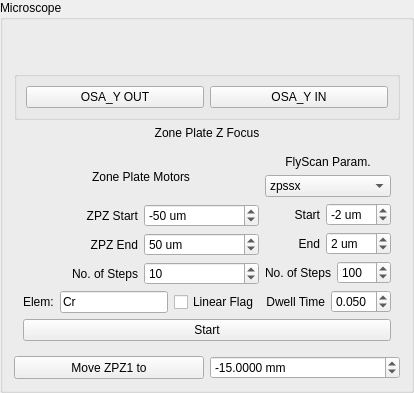
         <widget class="QGroupBox" name="groupBox_24">
          <property name="title">
           <string>Microscope</string>
          </property>
          <layout class="QGridLayout" name="gridLayout_73">
           <item row="1" column="0">
            <widget class="QLabel" name="label_129">
             <property name="text">
              <string/>
             </property>
            </widget>
           </item>
           <item row="3" column="0">
            <layout class="QGridLayout" name="gridLayout_79">
             <item row="3" column="0">
              <layout class="QGridLayout" name="gridLayout_46">
               <item row="2" column="0">
                <layout class="QHBoxLayout" name="horizontalLayout_76">
                 <item>
                  <widget class="QPushButton" name="pb_MoveZPZ1AbsPos">
                   <property name="sizePolicy">
                    <sizepolicy hsizetype="Minimum" vsizetype="Preferred">
                     <horstretch>0</horstretch>
                     <verstretch>0</verstretch>
                    </sizepolicy>
                   </property>
                   <property name="text">
                    <string>Move ZPZ1 to</string>
                   </property>
                  </widget>
                 </item>
                 <item>
                  <widget class="QDoubleSpinBox" name="dsb_ZPZ1TargetPos">
                   <property name="suffix">
                    <string> mm</string>
                   </property>
                   <property name="decimals">
                    <number>4</number>
                   </property>
                   <property name="minimum">
                    <double>-100.000000000000000</double>
                   </property>
                   <property name="maximum">
                    <double>20.000000000000000</double>
                   </property>
                   <property name="value">
                    <double>-15.000000000000000</double>
                   </property>
                  </widget>
                 </item>
                </layout>
               </item>
               <item row="0" column="0">
                <widget class="QWidget" name="widget_4" native="true">
                 <layout class="QGridLayout" name="gridLayout_61">
                  <item row="1" column="0">
                   <layout class="QGridLayout" name="gridLayout_60">
                    <item row="0" column="1">
                     <layout class="QVBoxLayout" name="verticalLayout_39">
                      <item>
                       <widget class="QLabel" name="label_77">
                        <property name="text">
                         <string>FlyScan Param.</string>
                        </property>
                        <property name="alignment">
                         <set>Qt::AlignCenter</set>
                        </property>
                       </widget>
                      </item>
                      <item>
                       <widget class="QComboBox" name="cb_foucsScanMotor">
                        <item>
                         <property name="text">
                          <string>zpssx</string>
                         </property>
                        </item>
                        <item>
                         <property name="text">
                          <string>zpssy</string>
                         </property>
                        </item>
                        <item>
                         <property name="text">
                          <string>zpssz</string>
                         </property>
                        </item>
                       </widget>
                      </item>
                      <item>
                       <layout class="QHBoxLayout" name="horizontalLayout_62">
                        <item>
                         <widget class="QLabel" name="label_99">
                          <property name="text">
                           <string>Start</string>
                          </property>
                          <property name="alignment">
                           <set>Qt::AlignRight|Qt::AlignTrailing|Qt::AlignVCenter</set>
                          </property>
                         </widget>
                        </item>
                        <item>
                         <widget class="QSpinBox" name="sb_FocusScanMtrStart">
                          <property name="sizePolicy">
                           <sizepolicy hsizetype="Preferred" vsizetype="Fixed">
                            <horstretch>0</horstretch>
                            <verstretch>0</verstretch>
                           </sizepolicy>
                          </property>
                          <property name="suffix">
                           <string> um</string>
                          </property>
                          <property name="minimum">
                           <number>-15</number>
                          </property>
                          <property name="maximum">
                           <number>15</number>
                          </property>
                          <property name="singleStep">
                           <number>2</number>
                          </property>
                          <property name="value">
                           <number>-2</number>
                          </property>
                         </widget>
                        </item>
                       </layout>
                      </item>
                      <item>
                       <layout class="QHBoxLayout" name="horizontalLayout_64">
                        <item>
                         <widget class="QLabel" name="label_101">
                          <property name="text">
                           <string>End</string>
                          </property>
                          <property name="alignment">
                           <set>Qt::AlignRight|Qt::AlignTrailing|Qt::AlignVCenter</set>
                          </property>
                         </widget>
                        </item>
                        <item>
                         <widget class="QSpinBox" name="sb_FocusScanMtrEnd">
                          <property name="sizePolicy">
                           <sizepolicy hsizetype="Preferred" vsizetype="Fixed">
                            <horstretch>0</horstretch>
                            <verstretch>0</verstretch>
                           </sizepolicy>
                          </property>
                          <property name="suffix">
                           <string> um</string>
                          </property>
                          <property name="minimum">
                           <number>-15</number>
                          </property>
                          <property name="maximum">
                           <number>15</number>
                          </property>
                          <property name="singleStep">
                           <number>2</number>
                          </property>
                          <property name="value">
                           <number>2</number>
                          </property>
                         </widget>
                        </item>
                       </layout>
                      </item>
                      <item>
                       <layout class="QHBoxLayout" name="horizontalLayout_68">
                        <item>
                         <widget class="QLabel" name="label_105">
                          <property name="text">
                           <string>No. of Steps</string>
                          </property>
                          <property name="alignment">
                           <set>Qt::AlignRight|Qt::AlignTrailing|Qt::AlignVCenter</set>
                          </property>
                         </widget>
                        </item>
                        <item>
                         <widget class="QSpinBox" name="sb_FocusScanMtrStep">
                          <property name="sizePolicy">
                           <sizepolicy hsizetype="Preferred" vsizetype="Fixed">
                            <horstretch>0</horstretch>
                            <verstretch>0</verstretch>
                           </sizepolicy>
                          </property>
                          <property name="suffix">
                           <string/>
                          </property>
                          <property name="minimum">
                           <number>10</number>
                          </property>
                          <property name="maximum">
                           <number>1000</number>
                          </property>
                          <property name="singleStep">
                           <number>50</number>
                          </property>
                          <property name="value">
                           <number>100</number>
                          </property>
                         </widget>
                        </item>
                       </layout>
                      </item>
                      <item>
                       <layout class="QHBoxLayout" name="horizontalLayout_11">
                        <item>
                         <widget class="QLabel" name="label_118">
                          <property name="text">
                           <string>Dwell Time</string>
                          </property>
                          <property name="alignment">
                           <set>Qt::AlignRight|Qt::AlignTrailing|Qt::AlignVCenter</set>
                          </property>
                         </widget>
                        </item>
                        <item>
                         <widget class="QDoubleSpinBox" name="dsb_FocusScanDwell">
                          <property name="sizePolicy">
                           <sizepolicy hsizetype="Preferred" vsizetype="Fixed">
                            <horstretch>0</horstretch>
                            <verstretch>0</verstretch>
                           </sizepolicy>
                          </property>
                          <property name="decimals">
                           <number>3</number>
                          </property>
                          <property name="minimum">
                           <double>0.005000000000000</double>
                          </property>
                          <property name="maximum">
                           <double>0.500000000000000</double>
                          </property>
                          <property name="singleStep">
                           <double>0.010000000000000</double>
                          </property>
                          <property name="value">
                           <double>0.050000000000000</double>
                          </property>
                         </widget>
                        </item>
                       </layout>
                      </item>
                     </layout>
                    </item>
                    <item row="0" column="0">
                     <layout class="QVBoxLayout" name="verticalLayout_40">
                      <item>
                       <layout class="QVBoxLayout" name="verticalLayout_31">
                        <item>
                         <widget class="QLabel" name="label_76">
                          <property name="text">
                           <string>Zone Plate Motors</string>
                          </property>
                          <property name="alignment">
                           <set>Qt::AlignCenter</set>
                          </property>
                         </widget>
                        </item>
                        <item>
                         <layout class="QHBoxLayout" name="horizontalLayout_63">
                          <item>
                           <widget class="QLabel" name="label_100">
                            <property name="toolTip">
                             <string>relative start pos</string>
                            </property>
                            <property name="text">
                             <string>ZPZ Start</string>
                            </property>
                            <property name="alignment">
                             <set>Qt::AlignRight|Qt::AlignTrailing|Qt::AlignVCenter</set>
                            </property>
                           </widget>
                          </item>
                          <item>
                           <widget class="QSpinBox" name="sb_ZPZ1RelativeStart">
                            <property name="sizePolicy">
                             <sizepolicy hsizetype="Preferred" vsizetype="Fixed">
                              <horstretch>0</horstretch>
                              <verstretch>0</verstretch>
                             </sizepolicy>
                            </property>
                            <property name="suffix">
                             <string> um</string>
                            </property>
                            <property name="minimum">
                             <number>-1000</number>
                            </property>
                            <property name="maximum">
                             <number>1000</number>
                            </property>
                            <property name="singleStep">
                             <number>10</number>
                            </property>
                            <property name="value">
                             <number>-50</number>
                            </property>
                           </widget>
                          </item>
                         </layout>
                        </item>
                        <item>
                         <layout class="QHBoxLayout" name="horizontalLayout_65">
                          <item>
                           <widget class="QLabel" name="label_102">
                            <property name="toolTip">
                             <string>relative end pos</string>
                            </property>
                            <property name="text">
                             <string>ZPZ End</string>
                            </property>
                            <property name="alignment">
                             <set>Qt::AlignRight|Qt::AlignTrailing|Qt::AlignVCenter</set>
                            </property>
                           </widget>
                          </item>
                          <item>
                           <widget class="QSpinBox" name="sb_ZPZ1RelativeEnd">
                            <property name="sizePolicy">
                             <sizepolicy hsizetype="Preferred" vsizetype="Fixed">
                              <horstretch>0</horstretch>
                              <verstretch>0</verstretch>
                             </sizepolicy>
                            </property>
                            <property name="suffix">
                             <string> um</string>
                            </property>
                            <property name="minimum">
                             <number>-1000</number>
                            </property>
                            <property name="maximum">
                             <number>1000</number>
                            </property>
                            <property name="singleStep">
                             <number>10</number>
                            </property>
                            <property name="value">
                             <number>50</number>
                            </property>
                           </widget>
                          </item>
                         </layout>
                        </item>
                        <item>
                         <layout class="QHBoxLayout" name="horizontalLayout_69">
                          <item>
                           <widget class="QLabel" name="label_106">
                            <property name="text">
                             <string>No. of Steps</string>
                            </property>
                            <property name="alignment">
                             <set>Qt::AlignRight|Qt::AlignTrailing|Qt::AlignVCenter</set>
                            </property>
                           </widget>
                          </item>
                          <item>
                           <widget class="QSpinBox" name="sb_ZPZ1Steps">
                            <property name="sizePolicy">
                             <sizepolicy hsizetype="Preferred" vsizetype="Fixed">
                              <horstretch>0</horstretch>
                              <verstretch>0</verstretch>
                             </sizepolicy>
                            </property>
                            <property name="suffix">
                             <string/>
                            </property>
                            <property name="minimum">
                             <number>1</number>
                            </property>
                            <property name="maximum">
                             <number>1000</number>
                            </property>
                            <property name="singleStep">
                             <number>5</number>
                            </property>
                            <property name="value">
                             <number>10</number>
                            </property>
                           </widget>
                          </item>
                         </layout>
                        </item>
                       </layout>
                      </item>
                      <item>
                       <layout class="QHBoxLayout" name="horizontalLayout_61">
                        <item>
                         <widget class="QLabel" name="label_97">
                          <property name="text">
                           <string>Elem:</string>
                          </property>
                         </widget>
                        </item>
                        <item>
                         <widget class="QLineEdit" name="le_FocusingElem">
                          <property name="sizePolicy">
                           <sizepolicy hsizetype="Preferred" vsizetype="Fixed">
                            <horstretch>0</horstretch>
                            <verstretch>0</verstretch>
                           </sizepolicy>
                          </property>
                          <property name="text">
                           <string>Cr</string>
                          </property>
                          <property name="placeholderText">
                           <string>Cr</string>
                          </property>
                         </widget>
                        </item>
                        <item>
                         <widget class="QCheckBox" name="cb_linearFlag_zpFocus">
                          <property name="text">
                           <string>Linear Flag</string>
                          </property>
                         </widget>
                        </item>
                       </layout>
                      </item>
                     </layout>
                    </item>
                   </layout>
                  </item>
                  <item row="2" column="0">
                   <widget class="QPushButton" name="pb_ZPZFocusScanStart">
                    <property name="sizePolicy">
                     <sizepolicy hsizetype="Preferred" vsizetype="Preferred">
                      <horstretch>0</horstretch>
                      <verstretch>0</verstretch>
                     </sizepolicy>
                    </property>
                    <property name="text">
                     <string>Start</string>
                    </property>
                   </widget>
                  </item>
                 </layout>
                </widget>
               </item>
              </layout>
             </item>
             <item row="0" column="0">
              <widget class="QLabel" name="label_78">
               <property name="styleSheet">
                <string notr="true">font: 20pt &quot;Cantarell&quot;;</string>
               </property>
               <property name="text">
                <string>Zone Plate Z Focus</string>
               </property>
               <property name="alignment">
                <set>Qt::AlignCenter</set>
               </property>
              </widget>
             </item>
            </layout>
           </item>
           <item row="2" column="0">
            <widget class="QGroupBox" name="groupBox_21">
             <property name="title">
              <string/>
             </property>
             <layout class="QGridLayout" name="gridLayout_83">
              <item row="0" column="1">
               <widget class="QPushButton" name="pb_osa_in">
                <property name="sizePolicy">
                 <sizepolicy hsizetype="Minimum" vsizetype="Preferred">
                  <horstretch>0</horstretch>
                  <verstretch>0</verstretch>
                 </sizepolicy>
                </property>
                <property name="text">
                 <string>OSA_Y IN</string>
                </property>
               </widget>
              </item>
              <item row="0" column="0">
               <widget class="QPushButton" name="pb_osa_out">
                <property name="sizePolicy">
                 <sizepolicy hsizetype="Minimum" vsizetype="Preferred">
                  <horstretch>0</horstretch>
                  <verstretch>0</verstretch>
                 </sizepolicy>
                </property>
                <property name="text">
                 <string>OSA_Y OUT</string>
                </property>
               </widget>
              </item>
             </layout>
            </widget>
           </item>
           <item row="0" column="0">
            <widget class="QLabel" name="label_135">
             <property name="text">
              <string/>
             </property>
            </widget>
           </item>
          </layout>
         </widget>
